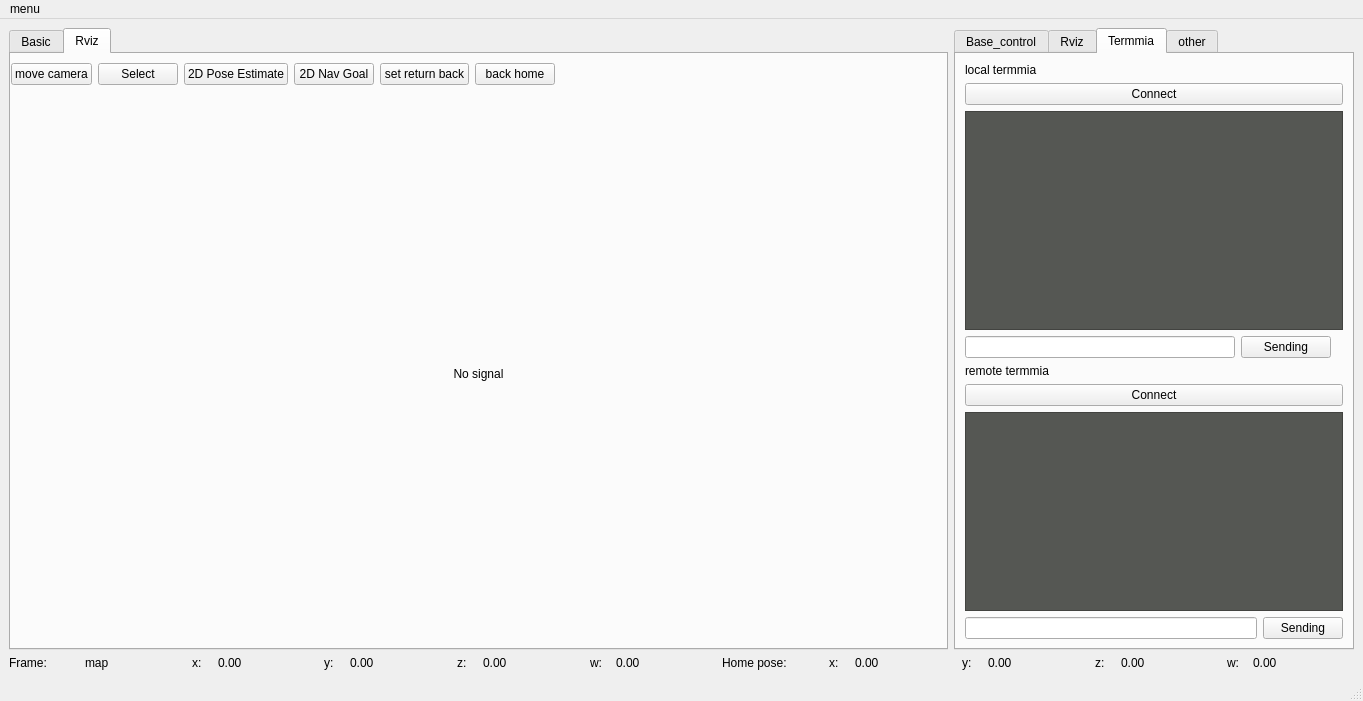
<?xml version="1.0" encoding="UTF-8"?>
<ui version="4.0">
 <class>main_window</class>
 <widget class="QMainWindow" name="main_window">
  <property name="geometry">
   <rect>
    <x>0</x>
    <y>0</y>
    <width>1363</width>
    <height>701</height>
   </rect>
  </property>
  <property name="windowTitle">
   <string>MainWindow</string>
  </property>
  <widget class="QWidget" name="centralwidget">
   <layout class="QVBoxLayout" name="verticalLayout_4">
    <item>
     <widget class="QWidget" name="widget" native="true">
      <layout class="QVBoxLayout" name="verticalLayout">
       <property name="leftMargin">
        <number>0</number>
       </property>
       <property name="topMargin">
        <number>0</number>
       </property>
       <property name="rightMargin">
        <number>0</number>
       </property>
       <property name="bottomMargin">
        <number>0</number>
       </property>
       <item>
        <widget class="QWidget" name="horizontalLayout_4" native="true">
         <layout class="QHBoxLayout" name="horizontalLayout_3">
          <property name="leftMargin">
           <number>0</number>
          </property>
          <property name="topMargin">
           <number>0</number>
          </property>
          <property name="rightMargin">
           <number>0</number>
          </property>
          <property name="bottomMargin">
           <number>0</number>
          </property>
          <item>
           <widget class="QTabWidget" name="tabWidget">
            <property name="currentIndex">
             <number>1</number>
            </property>
            <widget class="QWidget" name="table">
             <attribute name="title">
              <string>Basic</string>
             </attribute>
             <layout class="QVBoxLayout" name="verticalLayout_13">
              <item>
               <layout class="QVBoxLayout" name="verticalLayout_12">
                <item>
                 <widget class="QLabel" name="label_14">
                  <property name="text">
                   <string>message</string>
                  </property>
                 </widget>
                </item>
                <item>
                 <layout class="QHBoxLayout" name="horizontalLayout_9">
                  <item>
                   <layout class="QVBoxLayout" name="verticalLayout_14">
                    <item>
                     <widget class="QLabel" name="label_15">
                      <property name="maximumSize">
                       <size>
                        <width>500</width>
                        <height>16777215</height>
                       </size>
                      </property>
                      <property name="text">
                       <string>Info</string>
                      </property>
                     </widget>
                    </item>
                    <item>
                     <widget class="QListView" name="listView">
                      <property name="maximumSize">
                       <size>
                        <width>500</width>
                        <height>16777215</height>
                       </size>
                      </property>
                     </widget>
                    </item>
                   </layout>
                  </item>
                  <item>
                   <layout class="QVBoxLayout" name="verticalLayout_15">
                    <item>
                     <widget class="QLabel" name="label_23">
                      <property name="minimumSize">
                       <size>
                        <width>500</width>
                        <height>30</height>
                       </size>
                      </property>
                      <property name="maximumSize">
                       <size>
                        <width>500</width>
                        <height>30</height>
                       </size>
                      </property>
                      <property name="text">
                       <string>Video</string>
                      </property>
                     </widget>
                    </item>
                    <item>
                     <layout class="QGridLayout" name="gridLayout_4">
                      <item row="0" column="1">
                       <widget class="QLabel" name="label_25">
                        <property name="minimumSize">
                         <size>
                          <width>0</width>
                          <height>300</height>
                         </size>
                        </property>
                        <property name="maximumSize">
                         <size>
                          <width>400</width>
                          <height>400</height>
                         </size>
                        </property>
                        <property name="text">
                         <string>No Video</string>
                        </property>
                       </widget>
                      </item>
                      <item row="0" column="0">
                       <widget class="QLabel" name="label_24">
                        <property name="maximumSize">
                         <size>
                          <width>400</width>
                          <height>400</height>
                         </size>
                        </property>
                        <property name="text">
                         <string>No Video</string>
                        </property>
                       </widget>
                      </item>
                      <item row="1" column="0">
                       <widget class="QLabel" name="label_26">
                        <property name="maximumSize">
                         <size>
                          <width>16777215</width>
                          <height>25</height>
                         </size>
                        </property>
                        <property name="text">
                         <string>video 0</string>
                        </property>
                       </widget>
                      </item>
                      <item row="1" column="1">
                       <widget class="QLabel" name="label_27">
                        <property name="maximumSize">
                         <size>
                          <width>16777215</width>
                          <height>100</height>
                         </size>
                        </property>
                        <property name="text">
                         <string>video 1</string>
                        </property>
                       </widget>
                      </item>
                     </layout>
                    </item>
                   </layout>
                  </item>
                 </layout>
                </item>
               </layout>
              </item>
             </layout>
            </widget>
            <widget class="QWidget" name="table_2">
             <property name="toolTip">
              <string>&lt;html&gt;&lt;head/&gt;&lt;body&gt;&lt;p&gt;&lt;br/&gt;&lt;/p&gt;&lt;p&gt;&lt;br/&gt;&lt;/p&gt;&lt;/body&gt;&lt;/html&gt;</string>
             </property>
             <property name="accessibleName">
              <string/>
             </property>
             <attribute name="title">
              <string>Rviz</string>
             </attribute>
             <layout class="QVBoxLayout" name="verticalLayout_3">
              <property name="leftMargin">
               <number>0</number>
              </property>
              <property name="topMargin">
               <number>0</number>
              </property>
              <property name="rightMargin">
               <number>0</number>
              </property>
              <property name="bottomMargin">
               <number>0</number>
              </property>
              <item>
               <widget class="QWidget" name="widget_2" native="true">
                <property name="maximumSize">
                 <size>
                  <width>16777215</width>
                  <height>40</height>
                 </size>
                </property>
                <layout class="QHBoxLayout" name="horizontalLayout_5">
                 <property name="leftMargin">
                  <number>0</number>
                 </property>
                 <property name="topMargin">
                  <number>0</number>
                 </property>
                 <property name="rightMargin">
                  <number>0</number>
                 </property>
                 <property name="bottomMargin">
                  <number>0</number>
                 </property>
                 <item>
                  <widget class="QPushButton" name="move_camera_btn">
                   <property name="text">
                    <string>move camera</string>
                   </property>
                  </widget>
                 </item>
                 <item>
                  <widget class="QPushButton" name="set_select_btn">
                   <property name="text">
                    <string>Select</string>
                   </property>
                  </widget>
                 </item>
                 <item>
                  <widget class="QPushButton" name="set_pos_btn">
                   <property name="text">
                    <string>2D Pose Estimate</string>
                   </property>
                  </widget>
                 </item>
                 <item>
                  <widget class="QPushButton" name="set_goal_btn">
                   <property name="text">
                    <string>2D Nav Goal</string>
                   </property>
                  </widget>
                 </item>
                 <item>
                  <widget class="QPushButton" name="set_return_btn">
                   <property name="text">
                    <string>set return back</string>
                   </property>
                  </widget>
                 </item>
                 <item>
                  <widget class="QPushButton" name="return_btn">
                   <property name="text">
                    <string>back home</string>
                   </property>
                  </widget>
                 </item>
                 <item>
                  <spacer name="horizontalSpacer">
                   <property name="orientation">
                    <enum>Qt::Horizontal</enum>
                   </property>
                   <property name="sizeHint" stdset="0">
                    <size>
                     <width>40</width>
                     <height>20</height>
                    </size>
                   </property>
                  </spacer>
                 </item>
                </layout>
               </widget>
              </item>
              <item>
               <widget class="QWidget" name="widget_3" native="true">
                <layout class="QVBoxLayout" name="verticalLayout_2">
                 <item>
                  <widget class="QLabel" name="label_6">
                   <property name="layoutDirection">
                    <enum>Qt::RightToLeft</enum>
                   </property>
                   <property name="text">
                    <string>No signal</string>
                   </property>
                   <property name="alignment">
                    <set>Qt::AlignCenter</set>
                   </property>
                   <property name="margin">
                    <number>0</number>
                   </property>
                  </widget>
                 </item>
                </layout>
               </widget>
              </item>
             </layout>
            </widget>
           </widget>
          </item>
          <item>
           <widget class="QTabWidget" name="tabWidget_2">
            <property name="maximumSize">
             <size>
              <width>400</width>
              <height>16777215</height>
             </size>
            </property>
            <property name="currentIndex">
             <number>2</number>
            </property>
            <widget class="QWidget" name="tab_3">
             <attribute name="title">
              <string>Base_control</string>
             </attribute>
             <layout class="QVBoxLayout" name="verticalLayout_7">
              <item>
               <layout class="QVBoxLayout" name="verticalLayout_6">
                <item>
                 <widget class="QLabel" name="label_16">
                  <property name="text">
                   <string>Master</string>
                  </property>
                 </widget>
                </item>
                <item>
                 <layout class="QGridLayout" name="gridLayout_2">
                  <item row="4" column="0">
                   <widget class="QLabel" name="label_19">
                    <property name="text">
                     <string>Ros HostName</string>
                    </property>
                   </widget>
                  </item>
                  <item row="5" column="0">
                   <widget class="QLineEdit" name="lineEdit_topic"/>
                  </item>
                  <item row="7" column="0">
                   <widget class="QCheckBox" name="checkBox_remeber_settings">
                    <property name="layoutDirection">
                     <enum>Qt::RightToLeft</enum>
                    </property>
                    <property name="text">
                     <string>auto linking</string>
                    </property>
                   </widget>
                  </item>
                  <item row="3" column="0">
                   <widget class="QLineEdit" name="lineEdit_host">
                    <property name="text">
                     <string>192.168.1.3</string>
                    </property>
                   </widget>
                  </item>
                  <item row="0" column="0">
                   <widget class="QLabel" name="label_17">
                    <property name="text">
                     <string>master_topic:</string>
                    </property>
                   </widget>
                  </item>
                  <item row="6" column="0">
                   <widget class="QCheckBox" name="checkBox_use_environment">
                    <property name="layoutDirection">
                     <enum>Qt::RightToLeft</enum>
                    </property>
                    <property name="text">
                     <string>using environment</string>
                    </property>
                   </widget>
                  </item>
                  <item row="2" column="0">
                   <widget class="QLabel" name="label_18">
                    <property name="text">
                     <string>Ip</string>
                    </property>
                   </widget>
                  </item>
                  <item row="1" column="0">
                   <widget class="QLineEdit" name="lineEdit_master">
                    <property name="text">
                     <string>http://192.168.1.2:11311/</string>
                    </property>
                   </widget>
                  </item>
                  <item row="8" column="0">
                   <layout class="QHBoxLayout" name="horizontalLayout">
                    <item>
                     <spacer name="horizontalSpacer_2">
                      <property name="orientation">
                       <enum>Qt::Horizontal</enum>
                      </property>
                      <property name="sizeHint" stdset="0">
                       <size>
                        <width>40</width>
                        <height>20</height>
                       </size>
                      </property>
                     </spacer>
                    </item>
                    <item>
                     <widget class="QPushButton" name="pushButton_disconnect">
                      <property name="text">
                       <string>exit</string>
                      </property>
                     </widget>
                    </item>
                    <item>
                     <widget class="QPushButton" name="pushButton_connect">
                      <property name="text">
                       <string>Connect</string>
                      </property>
                     </widget>
                    </item>
                   </layout>
                  </item>
                 </layout>
                </item>
               </layout>
              </item>
              <item>
               <layout class="QVBoxLayout" name="verticalLayout_5">
                <item>
                 <widget class="QLabel" name="label_11">
                  <property name="text">
                   <string>robot_control</string>
                  </property>
                 </widget>
                </item>
                <item>
                 <layout class="QGridLayout" name="gridLayout">
                  <item row="2" column="1">
                   <widget class="QPushButton" name="pushButton_14">
                    <property name="text">
                     <string>,</string>
                    </property>
                   </widget>
                  </item>
                  <item row="1" column="1">
                   <widget class="QPushButton" name="pushButton_11">
                    <property name="text">
                     <string>k</string>
                    </property>
                   </widget>
                  </item>
                  <item row="1" column="2">
                   <widget class="QPushButton" name="pushButton_12">
                    <property name="text">
                     <string>l</string>
                    </property>
                   </widget>
                  </item>
                  <item row="0" column="0">
                   <widget class="QPushButton" name="pushButton_7">
                    <property name="text">
                     <string>u</string>
                    </property>
                   </widget>
                  </item>
                  <item row="3" column="2">
                   <widget class="QLabel" name="label_raw">
                    <property name="text">
                     <string>0.00</string>
                    </property>
                   </widget>
                  </item>
                  <item row="0" column="1">
                   <widget class="QPushButton" name="pushButton_8">
                    <property name="text">
                     <string>i</string>
                    </property>
                   </widget>
                  </item>
                  <item row="3" column="0">
                   <widget class="QLabel" name="label_12">
                    <property name="text">
                     <string>angle speed</string>
                    </property>
                   </widget>
                  </item>
                  <item row="1" column="0">
                   <widget class="QPushButton" name="pushButton_10">
                    <property name="text">
                     <string>j</string>
                    </property>
                   </widget>
                  </item>
                  <item row="2" column="0">
                   <widget class="QPushButton" name="pushButton_13">
                    <property name="text">
                     <string>m</string>
                    </property>
                   </widget>
                  </item>
                  <item row="3" column="1">
                   <widget class="QSlider" name="horizontalSlider_raw">
                    <property name="orientation">
                     <enum>Qt::Horizontal</enum>
                    </property>
                   </widget>
                  </item>
                  <item row="2" column="2">
                   <widget class="QPushButton" name="pushButton_15">
                    <property name="text">
                     <string>.</string>
                    </property>
                   </widget>
                  </item>
                  <item row="0" column="2">
                   <widget class="QPushButton" name="pushButton_9">
                    <property name="text">
                     <string>o</string>
                    </property>
                   </widget>
                  </item>
                  <item row="4" column="0">
                   <widget class="QLabel" name="label_13">
                    <property name="text">
                     <string>line speed</string>
                    </property>
                   </widget>
                  </item>
                  <item row="4" column="1">
                   <widget class="QSlider" name="horizontalSlider_linear">
                    <property name="orientation">
                     <enum>Qt::Horizontal</enum>
                    </property>
                   </widget>
                  </item>
                  <item row="4" column="2">
                   <widget class="QLabel" name="label_linear">
                    <property name="text">
                     <string>0.00</string>
                    </property>
                   </widget>
                  </item>
                 </layout>
                </item>
               </layout>
              </item>
             </layout>
            </widget>
            <widget class="QWidget" name="tab">
             <attribute name="title">
              <string>Rviz</string>
             </attribute>
             <layout class="QVBoxLayout" name="verticalLayout_8">
              <item>
               <layout class="QHBoxLayout" name="horizontalLayout_6">
                <item>
                 <widget class="QLabel" name="label_20">
                  <property name="text">
                   <string>Display</string>
                  </property>
                 </widget>
                </item>
               </layout>
              </item>
              <item>
               <widget class="QTreeView" name="treeView_rvizDisplayTree"/>
              </item>
              <item>
               <layout class="QHBoxLayout" name="horizontalLayout_7">
                <item>
                 <widget class="QPushButton" name="pushButton_add_topic">
                  <property name="focusPolicy">
                   <enum>Qt::StrongFocus</enum>
                  </property>
                  <property name="text">
                   <string>Add</string>
                  </property>
                 </widget>
                </item>
                <item>
                 <widget class="QPushButton" name="pushButton_remove_topic">
                  <property name="text">
                   <string>Remove</string>
                  </property>
                 </widget>
                </item>
                <item>
                 <widget class="QPushButton" name="pushButton_rename_topic">
                  <property name="text">
                   <string>Rename</string>
                  </property>
                 </widget>
                </item>
               </layout>
              </item>
              <item>
               <layout class="QGridLayout" name="gridLayout_3">
                <item row="0" column="0">
                 <widget class="QPushButton" name="pushButton_rvizReadDisplaySet">
                  <property name="text">
                   <string>Add config</string>
                  </property>
                 </widget>
                </item>
                <item row="0" column="1">
                 <widget class="QPushButton" name="pushButton_rvizSaveDisplaySet">
                  <property name="text">
                   <string>Saving config</string>
                  </property>
                 </widget>
                </item>
               </layout>
              </item>
             </layout>
            </widget>
            <widget class="QWidget" name="tab_2">
             <attribute name="title">
              <string>Termmia</string>
             </attribute>
             <layout class="QVBoxLayout" name="verticalLayout_11">
              <item>
               <widget class="QLabel" name="label_21">
                <property name="text">
                 <string>local termmia</string>
                </property>
               </widget>
              </item>
              <item>
               <layout class="QVBoxLayout" name="verticalLayout_10">
                <item>
                 <widget class="QPushButton" name="pushButton_23">
                  <property name="text">
                   <string>Connect</string>
                  </property>
                 </widget>
                </item>
                <item>
                 <widget class="QTextEdit" name="textEdit">
                  <property name="styleSheet">
                   <string notr="true">background-color:rgb(85, 87, 83);
color:rgb(255, 255, 255)</string>
                  </property>
                 </widget>
                </item>
                <item>
                 <layout class="QFormLayout" name="formLayout">
                  <item row="0" column="0">
                   <widget class="QLineEdit" name="lineEdit_4">
                    <property name="minimumSize">
                     <size>
                      <width>270</width>
                      <height>0</height>
                     </size>
                    </property>
                    <property name="maximumSize">
                     <size>
                      <width>270</width>
                      <height>16777215</height>
                     </size>
                    </property>
                   </widget>
                  </item>
                  <item row="0" column="1">
                   <widget class="QPushButton" name="pushButton_24">
                    <property name="maximumSize">
                     <size>
                      <width>90</width>
                      <height>16777215</height>
                     </size>
                    </property>
                    <property name="text">
                     <string>Sending</string>
                    </property>
                   </widget>
                  </item>
                 </layout>
                </item>
               </layout>
              </item>
              <item>
               <layout class="QVBoxLayout" name="verticalLayout_9">
                <item>
                 <widget class="QLabel" name="label_22">
                  <property name="text">
                   <string>remote termmia</string>
                  </property>
                 </widget>
                </item>
                <item>
                 <widget class="QPushButton" name="pushButton_25">
                  <property name="text">
                   <string>Connect</string>
                  </property>
                 </widget>
                </item>
                <item>
                 <widget class="QTextEdit" name="textEdit_2">
                  <property name="styleSheet">
                   <string notr="true">background-color:rgb(85, 87, 83);
color:rgb(255, 255, 255)</string>
                  </property>
                 </widget>
                </item>
                <item>
                 <layout class="QHBoxLayout" name="horizontalLayout_8">
                  <item>
                   <widget class="QLineEdit" name="lineEdit_5"/>
                  </item>
                  <item>
                   <widget class="QPushButton" name="pushButton_26">
                    <property name="text">
                     <string>Sending</string>
                    </property>
                   </widget>
                  </item>
                 </layout>
                </item>
               </layout>
              </item>
             </layout>
            </widget>
            <widget class="QWidget" name="tab_4">
             <attribute name="title">
              <string>other</string>
             </attribute>
            </widget>
           </widget>
          </item>
         </layout>
        </widget>
       </item>
       <item>
        <widget class="QWidget" name="horizontalLayout_12" native="true">
         <layout class="QHBoxLayout" name="horizontalLayout_2">
          <property name="leftMargin">
           <number>0</number>
          </property>
          <property name="topMargin">
           <number>0</number>
          </property>
          <property name="rightMargin">
           <number>0</number>
          </property>
          <property name="bottomMargin">
           <number>0</number>
          </property>
          <item>
           <widget class="QLabel" name="frame">
            <property name="maximumSize">
             <size>
              <width>70</width>
              <height>16777215</height>
             </size>
            </property>
            <property name="text">
             <string>Frame:</string>
            </property>
           </widget>
          </item>
          <item>
           <widget class="QLabel" name="label_frame">
            <property name="text">
             <string>map</string>
            </property>
           </widget>
          </item>
          <item>
           <widget class="QLabel" name="label_3">
            <property name="maximumSize">
             <size>
              <width>20</width>
              <height>16777215</height>
             </size>
            </property>
            <property name="text">
             <string>x:</string>
            </property>
           </widget>
          </item>
          <item>
           <widget class="QLabel" name="label_x">
            <property name="text">
             <string>0.00</string>
            </property>
           </widget>
          </item>
          <item>
           <widget class="QLabel" name="label_4">
            <property name="maximumSize">
             <size>
              <width>20</width>
              <height>16777215</height>
             </size>
            </property>
            <property name="text">
             <string>y:</string>
            </property>
           </widget>
          </item>
          <item>
           <widget class="QLabel" name="label_y">
            <property name="text">
             <string>0.00</string>
            </property>
           </widget>
          </item>
          <item>
           <widget class="QLabel" name="label_5">
            <property name="maximumSize">
             <size>
              <width>20</width>
              <height>16777215</height>
             </size>
            </property>
            <property name="text">
             <string>z:</string>
            </property>
           </widget>
          </item>
          <item>
           <widget class="QLabel" name="label_z">
            <property name="text">
             <string>0.00</string>
            </property>
           </widget>
          </item>
          <item>
           <widget class="QLabel" name="label_2">
            <property name="maximumSize">
             <size>
              <width>20</width>
              <height>16777215</height>
             </size>
            </property>
            <property name="text">
             <string>w:</string>
            </property>
           </widget>
          </item>
          <item>
           <widget class="QLabel" name="label_w">
            <property name="text">
             <string>0.00</string>
            </property>
           </widget>
          </item>
          <item>
           <widget class="QLabel" name="label">
            <property name="text">
             <string>Home pose:</string>
            </property>
           </widget>
          </item>
          <item>
           <widget class="QLabel" name="label_7">
            <property name="maximumSize">
             <size>
              <width>20</width>
              <height>16777215</height>
             </size>
            </property>
            <property name="text">
             <string>x:</string>
            </property>
           </widget>
          </item>
          <item>
           <widget class="QLabel" name="return_x">
            <property name="text">
             <string>0.00</string>
            </property>
           </widget>
          </item>
          <item>
           <widget class="QLabel" name="label_8">
            <property name="maximumSize">
             <size>
              <width>20</width>
              <height>16777215</height>
             </size>
            </property>
            <property name="text">
             <string>y:</string>
            </property>
           </widget>
          </item>
          <item>
           <widget class="QLabel" name="return_y">
            <property name="text">
             <string>0.00</string>
            </property>
           </widget>
          </item>
          <item>
           <widget class="QLabel" name="label_9">
            <property name="maximumSize">
             <size>
              <width>20</width>
              <height>16777215</height>
             </size>
            </property>
            <property name="text">
             <string>z:</string>
            </property>
           </widget>
          </item>
          <item>
           <widget class="QLabel" name="return_z">
            <property name="text">
             <string>0.00</string>
            </property>
           </widget>
          </item>
          <item>
           <widget class="QLabel" name="label_10">
            <property name="maximumSize">
             <size>
              <width>20</width>
              <height>16777215</height>
             </size>
            </property>
            <property name="text">
             <string>w:</string>
            </property>
           </widget>
          </item>
          <item>
           <widget class="QLabel" name="return_w">
            <property name="text">
             <string>0.00</string>
            </property>
           </widget>
          </item>
         </layout>
        </widget>
       </item>
      </layout>
     </widget>
    </item>
   </layout>
  </widget>
  <widget class="QMenuBar" name="menubar">
   <property name="geometry">
    <rect>
     <x>0</x>
     <y>0</y>
     <width>1363</width>
     <height>26</height>
    </rect>
   </property>
   <widget class="QMenu" name="menumenu">
    <property name="title">
     <string>menu</string>
    </property>
    <addaction name="actionSetting"/>
    <addaction name="actionInput"/>
   </widget>
   <addaction name="menumenu"/>
  </widget>
  <widget class="QStatusBar" name="statusbar"/>
  <action name="actionSetting">
   <property name="text">
    <string>Setting</string>
   </property>
  </action>
  <action name="actionInput">
   <property name="text">
    <string>Input</string>
   </property>
  </action>
 </widget>
 <resources/>
 <connections/>
</ui>
